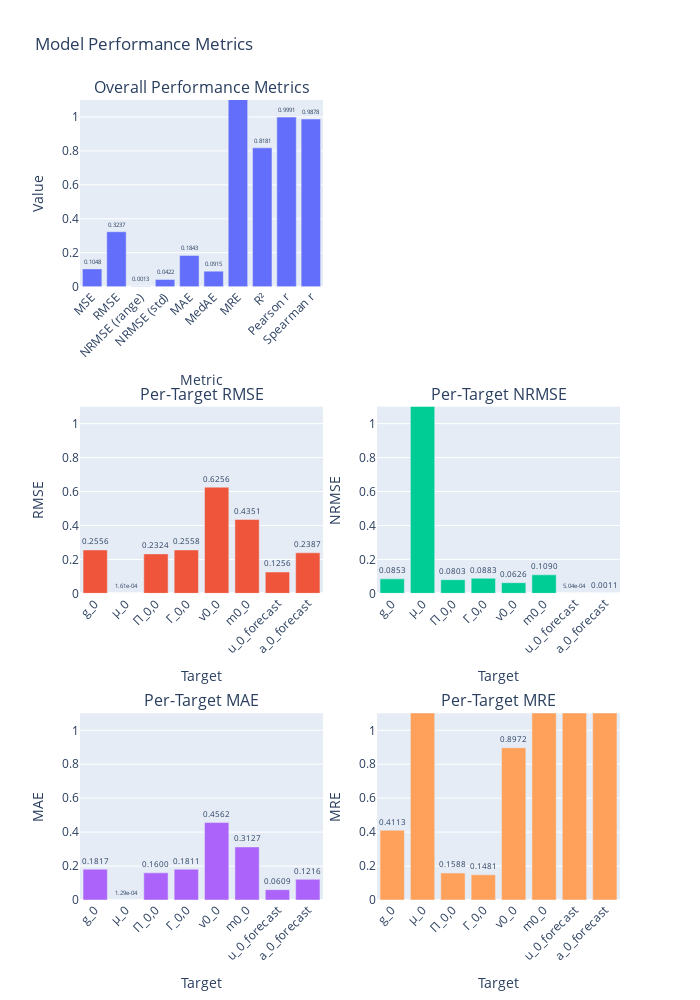
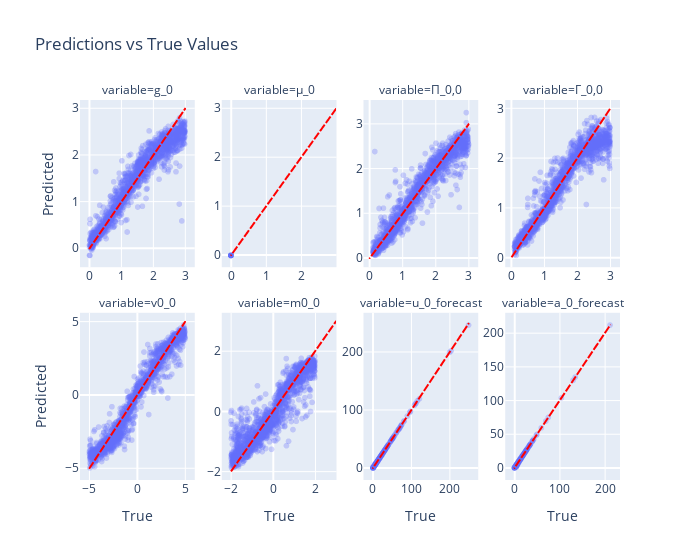

Notebook cell for these charts, in order:
### Markdown cell above
### Model Evaluation

The training converged well. Evaluation metrics show that the new model architecture performs far better than the previous model on the parameter and IC prediction, in particular $g_0$.
The new model also uses the steady state features to predict the last time point (which is easy).
It is worth noting that the new model also picks up the unobservable initial conditions $v_0<0$ and $m_0<0$, which the previous model failed to do.

### Code cell
experiment = runner.load_checkpoint("cnn1d_n1_residual/f36e45be394a4331bfbfbc759d0ddb56/best")
# experiment.load_checkpoint("best")

y_pred, y_true, loss = experiment.trainer.evaluate(dm.test_dataloader)

col_names = get_param_names(n_actions, ic=True)
col_names.extend(get_var_names(n_actions, suffix="forecast"))
metrics = compute_metrics(y_true, y_pred)
plot_metrics(metrics, target_names=col_names, height=1000)
plot_parameter_comparison(y_true, y_pred, col_names)

### Figure 1 — Plotly figure (JSON) as saved in the notebook; plotly's stock layout.template omitted (floating-point values rounded to 4 significant figures)
{"data": [{"name": "Overall Metrics", "text": ["0.1048", "0.3237", "0.0013", "0.0422", "0.1843", "0.0915", "14387.0908", "0.8181", "0.9991", "0.9878"], "textposition": "outside", "type": "bar", "x": ["MSE", "RMSE", "NRMSE (range)", "NRMSE (std)", "MAE", "MedAE", "MRE", "R²", "Pearson r", "Spearman r"], "xaxis": "x", "y": [0.1048, 0.3237, 0.001274, 0.04217, 0.1843, 0.09149, 14390.0, 0.8181, 0.9991, 0.9878], "yaxis": "y"}, {"name": "Per-Target RMSE", "showlegend": false, "text": ["0.2556", "1.61e-04", "0.2324", "0.2558", "0.6256", "0.4351", "0.1256", "0.2387"], "textposition": "outside", "type": "bar", "x": [0, 1, 2, 3, 4, 5, 6, 7], "xaxis": "x3", "y": [0.2556, 0.0001611, 0.2324, 0.2558, 0.6256, 0.4351, 0.1256, 0.2387], "yaxis": "y3"}, {"name": "Per-Target NRMSE", "showlegend": false, "text": ["0.0853", "16113.9736", "0.0803", "0.0883", "0.0626", "0.1090", "5.04e-04", "0.0011"], "textposition": "outside", "type": "bar", "x": [0, 1, 2, 3, 4, 5, 6, 7], "xaxis": "x4", "y": [0.08528, 16110.0, 0.08026, 0.08828, 0.06262, 0.109, 0.0005041, 0.001126], "yaxis": "y4"}, {"name": "Per-Target MAE", "showlegend": false, "text": ["0.1817", "1.29e-04", "0.1600", "0.1811", "0.4562", "0.3127", "0.0609", "0.1216"], "textposition": "outside", "type": "bar", "x": [0, 1, 2, 3, 4, 5, 6, 7], "xaxis": "x5", "y": [0.1817, 0.0001293, 0.16, 0.1811, 0.4562, 0.3127, 0.06091, 0.1216], "yaxis": "y5"}, {"name": "Per-Target MRE", "showlegend": false, "text": ["0.4113", "12934.4932", "0.1588", "0.1481", "0.8972", "1.1117", "43564.3438", "58595.1250"], "textposition": "outside", "type": "bar", "x": [0, 1, 2, 3, 4, 5, 6, 7], "xaxis": "x6", "y": [0.4113, 12930.0, 0.1588, 0.1481, 0.8972, 1.112, 43560.0, 58600.0], "yaxis": "y6"}], "layout": {"annotations": [{"font": {"size": 16}, "showarrow": false, "text": "Overall Performance Metrics", "x": 0.225, "xanchor": "center", "xref": "paper", "y": 1.0, "yanchor": "bottom", "yref": "paper"}, {"font": {"size": 16}, "showarrow": false, "text": "Per-Target RMSE", "x": 0.225, "xanchor": "center", "xref": "paper", "y": 0.6167, "yanchor": "bottom", "yref": "paper"}, {"font": {"size": 16}, "showarrow": false, "text": "Per-Target NRMSE", "x": 0.775, "xanchor": "center", "xref": "paper", "y": 0.6167, "yanchor": "bottom", "yref": "paper"}, {"font": {"size": 16}, "showarrow": false, "text": "Per-Target MAE", "x": 0.225, "xanchor": "center", "xref": "paper", "y": 0.2333, "yanchor": "bottom", "yref": "paper"}, {"font": {"size": 16}, "showarrow": false, "text": "Per-Target MRE", "x": 0.775, "xanchor": "center", "xref": "paper", "y": 0.2333, "yanchor": "bottom", "yref": "paper"}], "height": 1000, "showlegend": false, "title": {"text": "Model Performance Metrics"}, "width": 700, "xaxis": {"anchor": "y", "domain": [0, 0.45], "tickangle": -45, "title": {"text": "Metric"}}, "xaxis2": {"anchor": "y2", "domain": [0.55, 1]}, "xaxis3": {"anchor": "y3", "domain": [0, 0.45], "tickangle": -45, "ticktext": ["g_0", "μ_0", "Π_0,0", "Γ_0,0", "v0_0", "m0_0", "u_0_forecast", "a_0_forecast"], "tickvals": [0, 1, 2, 3, 4, 5, 6, 7], "title": {"text": "Target"}}, "xaxis4": {"anchor": "y4", "domain": [0.55, 1], "tickangle": -45, "ticktext": ["g_0", "μ_0", "Π_0,0", "Γ_0,0", "v0_0", "m0_0", "u_0_forecast", "a_0_forecast"], "tickvals": [0, 1, 2, 3, 4, 5, 6, 7], "title": {"text": "Target"}}, "xaxis5": {"anchor": "y5", "domain": [0, 0.45], "tickangle": -45, "ticktext": ["g_0", "μ_0", "Π_0,0", "Γ_0,0", "v0_0", "m0_0", "u_0_forecast", "a_0_forecast"], "tickvals": [0, 1, 2, 3, 4, 5, 6, 7], "title": {"text": "Target"}}, "xaxis6": {"anchor": "y6", "domain": [0.55, 1], "tickangle": -45, "ticktext": ["g_0", "μ_0", "Π_0,0", "Γ_0,0", "v0_0", "m0_0", "u_0_forecast", "a_0_forecast"], "tickvals": [0, 1, 2, 3, 4, 5, 6, 7], "title": {"text": "Target"}}, "yaxis": {"anchor": "x", "domain": [0.7667, 1.0], "range": [0, 1.1], "title": {"text": "Value"}}, "yaxis2": {"anchor": "x2", "domain": [0.7667, 1.0]}, "yaxis3": {"anchor": "x3", "domain": [0.3833, 0.6167], "range": [0, 1.1], "title": {"text": "RMSE"}}, "yaxis4": {"anchor": "x4", "domain": [0.3833, 0.6167], "range": [0, 1.1], "title": {"text": "NRMSE"}}, "yaxis5": {"anchor": "x5", "domain": [0, 0.2333], "range": [0, 1.1], "title": {"text": "MAE"}}, "yaxis6": {"anchor": "x6", "domain": [0, 0.2333], "range": [0, 1.1], "title": {"text": "MRE"}}}}

### Figure 2 — Plotly figure (JSON) as saved in the notebook; plotly's stock layout.template omitted (floating-point values rounded to 4 significant figures; data arrays with more than 128 entries replaced by an {"elided": "..."} marker saying what was removed)
{"data": [{"hovertemplate": "variable=g_0<br>True=%{x}<br>Predicted=%{y}<extra></extra>", "legendgroup": "", "marker": {"color": "#636efa", "opacity": 0.3, "symbol": "circle"}, "mode": "markers", "name": "", "showlegend": false, "type": "scattergl", "x": {"elided": "1472 float values"}, "xaxis": "x5", "y": {"elided": "1472 float values"}, "yaxis": "y5"}, {"hovertemplate": "variable=μ_0<br>True=%{x}<br>Predicted=%{y}<extra></extra>", "legendgroup": "", "marker": {"color": "#636efa", "opacity": 0.3, "symbol": "circle"}, "mode": "markers", "name": "", "showlegend": false, "type": "scattergl", "x": {"elided": "1472 float values"}, "xaxis": "x6", "y": {"elided": "1472 float values"}, "yaxis": "y6"}, {"hovertemplate": "variable=Π_0,0<br>True=%{x}<br>Predicted=%{y}<extra></extra>", "legendgroup": "", "marker": {"color": "#636efa", "opacity": 0.3, "symbol": "circle"}, "mode": "markers", "name": "", "showlegend": false, "type": "scattergl", "x": {"elided": "1472 float values"}, "xaxis": "x7", "y": {"elided": "1472 float values"}, "yaxis": "y7"}, {"hovertemplate": "variable=Γ_0,0<br>True=%{x}<br>Predicted=%{y}<extra></extra>", "legendgroup": "", "marker": {"color": "#636efa", "opacity": 0.3, "symbol": "circle"}, "mode": "markers", "name": "", "showlegend": false, "type": "scattergl", "x": {"elided": "1472 float values"}, "xaxis": "x8", "y": {"elided": "1472 float values"}, "yaxis": "y8"}, {"hovertemplate": "variable=v0_0<br>True=%{x}<br>Predicted=%{y}<extra></extra>", "legendgroup": "", "marker": {"color": "#636efa", "opacity": 0.3, "symbol": "circle"}, "mode": "markers", "name": "", "showlegend": false, "type": "scattergl", "x": {"elided": "1472 float values"}, "xaxis": "x", "y": {"elided": "1472 float values"}, "yaxis": "y"}, {"hovertemplate": "variable=m0_0<br>True=%{x}<br>Predicted=%{y}<extra></extra>", "legendgroup": "", "marker": {"color": "#636efa", "opacity": 0.3, "symbol": "circle"}, "mode": "markers", "name": "", "showlegend": false, "type": "scattergl", "x": {"elided": "1472 float values"}, "xaxis": "x2", "y": {"elided": "1472 float values"}, "yaxis": "y2"}, {"hovertemplate": "variable=u_0_forecast<br>True=%{x}<br>Predicted=%{y}<extra></extra>", "legendgroup": "", "marker": {"color": "#636efa", "opacity": 0.3, "symbol": "circle"}, "mode": "markers", "name": "", "showlegend": false, "type": "scattergl", "x": {"elided": "1472 float values"}, "xaxis": "x3", "y": {"elided": "1472 float values"}, "yaxis": "y3"}, {"hovertemplate": "variable=a_0_forecast<br>True=%{x}<br>Predicted=%{y}<extra></extra>", "legendgroup": "", "marker": {"color": "#636efa", "opacity": 0.3, "symbol": "circle"}, "mode": "markers", "name": "", "showlegend": false, "type": "scattergl", "x": {"elided": "1472 float values"}, "xaxis": "x4", "y": {"elided": "1472 float values"}, "yaxis": "y4"}, {"hovertemplate": "variable=0<br>0=%{x}<br>1=%{y}<extra></extra>", "legendgroup": "", "line": {"color": "red", "dash": "dash"}, "marker": {"symbol": "circle"}, "mode": "lines", "name": "", "showlegend": false, "type": "scattergl", "x": [0.0009292, 2.998], "xaxis": "x5", "y": [0.0009292, 2.998], "yaxis": "y5"}, {"hovertemplate": "variable=1<br>0=%{x}<br>1=%{y}<extra></extra>", "legendgroup": "", "line": {"color": "red", "dash": "dash"}, "marker": {"symbol": "circle"}, "mode": "lines", "name": "", "showlegend": false, "type": "scattergl", "x": [0.0, 0.0], "xaxis": "x6", "y": [0.0, 0.0], "yaxis": "y6"}, {"hovertemplate": "variable=2<br>0=%{x}<br>1=%{y}<extra></extra>", "legendgroup": "", "line": {"color": "red", "dash": "dash"}, "marker": {"symbol": "circle"}, "mode": "lines", "name": "", "showlegend": false, "type": "scattergl", "x": [0.1016, 2.997], "xaxis": "x7", "y": [0.1016, 2.997], "yaxis": "y7"}, {"hovertemplate": "variable=3<br>0=%{x}<br>1=%{y}<extra></extra>", "legendgroup": "", "line": {"color": "red", "dash": "dash"}, "marker": {"symbol": "circle"}, "mode": "lines", "name": "", "showlegend": false, "type": "scattergl", "x": [0.1011, 2.999], "xaxis": "x8", "y": [0.1011, 2.999], "yaxis": "y8"}, {"hovertemplate": "variable=4<br>0=%{x}<br>1=%{y}<extra></extra>", "legendgroup": "", "line": {"color": "red", "dash": "dash"}, "marker": {"symbol": "circle"}, "mode": "lines", "name": "", "showlegend": false, "type": "scattergl", "x": [-4.996, 4.995], "xaxis": "x", "y": [-4.996, 4.995], "yaxis": "y"}, {"hovertemplate": "variable=5<br>0=%{x}<br>1=%{y}<extra></extra>", "legendgroup": "", "line": {"color": "red", "dash": "dash"}, "marker": {"symbol": "circle"}, "mode": "lines", "name": "", "showlegend": false, "type": "scattergl", "x": [-1.995, 1.998], "xaxis": "x2", "y": [-1.995, 1.998], "yaxis": "y2"}, {"hovertemplate": "variable=6<br>0=%{x}<br>1=%{y}<extra></extra>", "legendgroup": "", "line": {"color": "red", "dash": "dash"}, "marker": {"symbol": "circle"}, "mode": "lines", "name": "", "showlegend": false, "type": "scattergl", "x": [0.0, 249.1], "xaxis": "x3", "y": [0.0, 249.1], "yaxis": "y3"}, {"hovertemplate": "variable=7<br>0=%{x}<br>1=%{y}<extra></extra>", "legendgroup": "", "line": {"color": "red", "dash": "dash"}, "marker": {"symbol": "circle"}, "mode": "lines", "name": "", "showlegend": false, "type": "scattergl", "x": [0.0, 211.9], "xaxis": "x4", "y": [0.0, 211.9], "yaxis": "y4"}, {"hovertemplate": "variable=0<br>0=%{x}<br>1=%{y}<extra></extra>", "legendgroup": "", "line": {"color": "red", "dash": "dash"}, "marker": {"symbol": "circle"}, "mode": "lines", "name": "", "showlegend": false, "type": "scattergl", "x": [0.0009292, 2.998], "xaxis": "x", "y": [0.0009292, 2.998], "yaxis": "y"}, {"hovertemplate": "variable=0<br>0=%{x}<br>1=%{y}<extra></extra>", "legendgroup": "", "line": {"color": "red", "dash": "dash"}, "marker": {"symbol": "circle"}, "mode": "lines", "name": "", "showlegend": false, "type": "scattergl", "x": [0.0009292, 2.998], "xaxis": "x2", "y": [0.0009292, 2.998], "yaxis": "y2"}, {"hovertemplate": "variable=0<br>0=%{x}<br>1=%{y}<extra></extra>", "legendgroup": "", "line": {"color": "red", "dash": "dash"}, "marker": {"symbol": "circle"}, "mode": "lines", "name": "", "showlegend": false, "type": "scattergl", "x": [0.0009292, 2.998], "xaxis": "x3", "y": [0.0009292, 2.998], "yaxis": "y3"}, {"hovertemplate": "variable=0<br>0=%{x}<br>1=%{y}<extra></extra>", "legendgroup": "", "line": {"color": "red", "dash": "dash"}, "marker": {"symbol": "circle"}, "mode": "lines", "name": "", "showlegend": false, "type": "scattergl", "x": [0.0009292, 2.998], "xaxis": "x4", "y": [0.0009292, 2.998], "yaxis": "y4"}, {"hovertemplate": "variable=0<br>0=%{x}<br>1=%{y}<extra></extra>", "legendgroup": "", "line": {"color": "red", "dash": "dash"}, "marker": {"symbol": "circle"}, "mode": "lines", "name": "", "showlegend": false, "type": "scattergl", "x": [0.0009292, 2.998], "xaxis": "x5", "y": [0.0009292, 2.998], "yaxis": "y5"}, {"hovertemplate": "variable=0<br>0=%{x}<br>1=%{y}<extra></extra>", "legendgroup": "", "line": {"color": "red", "dash": "dash"}, "marker": {"symbol": "circle"}, "mode": "lines", "name": "", "showlegend": false, "type": "scattergl", "x": [0.0009292, 2.998], "xaxis": "x6", "y": [0.0009292, 2.998], "yaxis": "y6"}, {"hovertemplate": "variable=0<br>0=%{x}<br>1=%{y}<extra></extra>", "legendgroup": "", "line": {"color": "red", "dash": "dash"}, "marker": {"symbol": "circle"}, "mode": "lines", "name": "", "showlegend": false, "type": "scattergl", "x": [0.0009292, 2.998], "xaxis": "x7", "y": [0.0009292, 2.998], "yaxis": "y7"}, {"hovertemplate": "variable=0<br>0=%{x}<br>1=%{y}<extra></extra>", "legendgroup": "", "line": {"color": "red", "dash": "dash"}, "marker": {"symbol": "circle"}, "mode": "lines", "name": "", "showlegend": false, "type": "scattergl", "x": [0.0009292, 2.998], "xaxis": "x8", "y": [0.0009292, 2.998], "yaxis": "y8"}], "layout": {"annotations": [{"font": {}, "showarrow": false, "text": "variable=v0_0", "x": 0.1062, "xanchor": "center", "xref": "paper", "y": 0.44, "yanchor": "bottom", "yref": "paper"}, {"font": {}, "showarrow": false, "text": "variable=m0_0", "x": 0.3688, "xanchor": "center", "xref": "paper", "y": 0.44, "yanchor": "bottom", "yref": "paper"}, {"font": {}, "showarrow": false, "text": "variable=u_0_forecast", "x": 0.6313, "xanchor": "center", "xref": "paper", "y": 0.44, "yanchor": "bottom", "yref": "paper"}, {"font": {}, "showarrow": false, "text": "variable=a_0_forecast", "x": 0.8938, "xanchor": "center", "xref": "paper", "y": 0.44, "yanchor": "bottom", "yref": "paper"}, {"font": {}, "showarrow": false, "text": "variable=g_0", "x": 0.1062, "xanchor": "center", "xref": "paper", "y": 1, "yanchor": "bottom", "yref": "paper"}, {"font": {}, "showarrow": false, "text": "variable=μ_0", "x": 0.3688, "xanchor": "center", "xref": "paper", "y": 1, "yanchor": "bottom", "yref": "paper"}, {"font": {}, "showarrow": false, "text": "variable=Π_0,0", "x": 0.6313, "xanchor": "center", "xref": "paper", "y": 1, "yanchor": "bottom", "yref": "paper"}, {"font": {}, "showarrow": false, "text": "variable=Γ_0,0", "x": 0.8938, "xanchor": "center", "xref": "paper", "y": 1, "yanchor": "bottom", "yref": "paper"}], "legend": {"tracegroupgap": 0}, "title": {"text": "Predictions vs True Values"}, "width": 700, "xaxis": {"anchor": "y", "domain": [0, 0.2125], "showticklabels": true, "title": {"text": "True"}}, "xaxis2": {"anchor": "y2", "domain": [0.2625, 0.475], "showticklabels": true, "title": {"text": "True"}}, "xaxis3": {"anchor": "y3", "domain": [0.525, 0.7375], "showticklabels": true, "title": {"text": "True"}}, "xaxis4": {"anchor": "y4", "domain": [0.7875, 1], "showticklabels": true, "title": {"text": "True"}}, "xaxis5": {"anchor": "y5", "domain": [0, 0.2125], "showticklabels": true}, "xaxis6": {"anchor": "y6", "domain": [0.2625, 0.475], "showticklabels": true}, "xaxis7": {"anchor": "y7", "domain": [0.525, 0.7375], "showticklabels": true}, "xaxis8": {"anchor": "y8", "domain": [0.7875, 1], "showticklabels": true}, "yaxis": {"anchor": "x", "domain": [0, 0.44], "showticklabels": true, "title": {"text": "Predicted"}}, "yaxis2": {"anchor": "x2", "domain": [0, 0.44], "showticklabels": true}, "yaxis3": {"anchor": "x3", "domain": [0, 0.44], "showticklabels": true}, "yaxis4": {"anchor": "x4", "domain": [0, 0.44], "showticklabels": true}, "yaxis5": {"anchor": "x5", "domain": [0.56, 1], "showticklabels": true, "title": {"text": "Predicted"}}, "yaxis6": {"anchor": "x6", "domain": [0.56, 1], "showticklabels": true}, "yaxis7": {"anchor": "x7", "domain": [0.56, 1], "showticklabels": true}, "yaxis8": {"anchor": "x8", "domain": [0.56, 1], "showticklabels": true}}}
